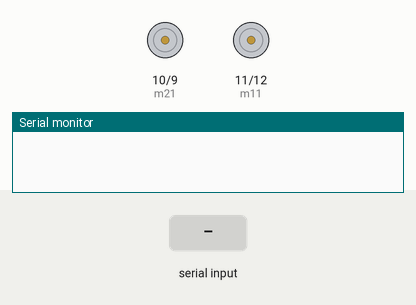
Recording of a sketch running on a simulated Arduino Uno, built with avr-gcc and run on an emulated ATmega328P. Shown: motor-driver pin pairs drawn as motors (green arrow = first pin HIGH = forward, orange = second pin HIGH = backward, longer = more drive), the last lines printed to the serial monitor. The inputs (shaded band) are chosen by the test bench.

Above: at 1.2 s.
1.3 s: "1" received over Serial
At 2.5 s:
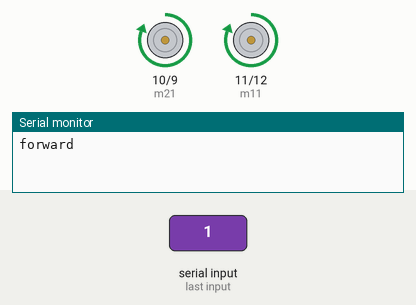
2.8 s: "2" received over Serial
At 3.8 s:
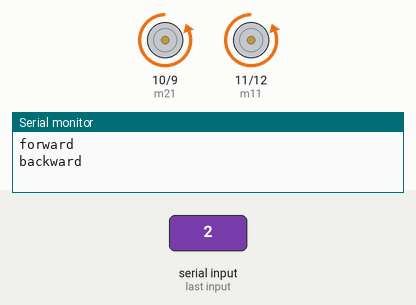
4.3 s: "4" received over Serial
At 5.0 s:
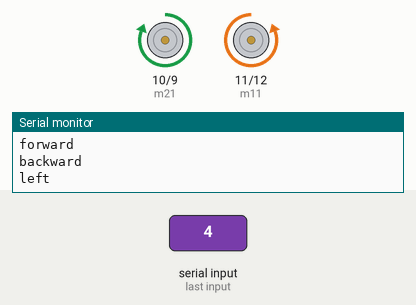
5.8 s: "5" received over Serial
At 6.1 s:
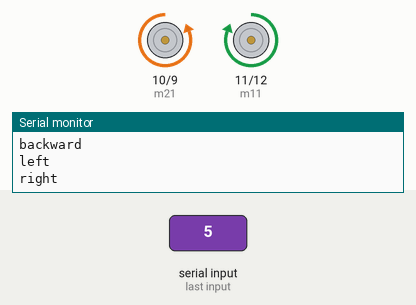
Timing chart, 0 to 8.3 s (numbered marks = the images above; inputs shaded):
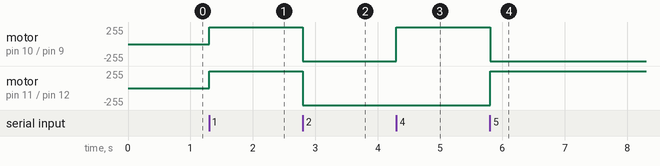

The sketch:

bluecar.ino
```cpp
#define m11 11
#define m12 12
#define m21 10
#define m22 9

void forward()
{
  digitalWrite(m11, HIGH);
  digitalWrite(m12, LOW);
  digitalWrite(m21, HIGH);
  digitalWrite(m22, LOW);
}
void backward()
{
  digitalWrite(m11, LOW);
  digitalWrite(m12, HIGH);
  digitalWrite(m21, LOW);
  digitalWrite(m22, HIGH);
}
void left()
{
  digitalWrite(m11, LOW);
  digitalWrite(m12, HIGH);
  digitalWrite(m21, HIGH);
  digitalWrite(m22, LOW);
}
void right()
{
  digitalWrite(m11, HIGH);
  digitalWrite(m12, LOW);
  digitalWrite(m21, LOW);
  digitalWrite(m22, HIGH);
}
void Stop()
{
  digitalWrite(m11, LOW);
  digitalWrite(m12, LOW);
  digitalWrite(m21, LOW);
  digitalWrite(m22, LOW);
}
void setup() {
  Serial.begin(9600);
  pinMode(m11, OUTPUT);
  pinMode(m12, OUTPUT);
  pinMode(m21, OUTPUT);
  pinMode(m22, OUTPUT);

}


void loop() {
  while(Serial.available())
  {
    char d = Serial.read();
    if (d=='1')
    {
      Serial.println("forward");
      forward();
    }
    else if (d=='2')
    {
      Serial.println("backward");
      backward();
    }
    else if (d=='3')
    {
      Serial.println("stop");
      Stop();
    }
     else if (d=='4')
    {
      Serial.println("left");
      left();
    }
     else if (d=='5')
    {
      Serial.println("right");
      right();
    }
  }
}
```

Measured:
- after the input at 1.3 s, motor on pin 10 (m21) / pin 9 (m22), motor on pin 11 (m11) / pin 12 (m12): stopped → forward 255/255 at once
- after the input at 2.8 s, motor on pin 10 (m21) / pin 9 (m22), motor on pin 11 (m11) / pin 12 (m12): forward 255/255 → backward 255/255 at once
- after the input at 4.3 s, motor on pin 10 (m21) / pin 9 (m22): backward 255/255 → forward 255/255 at once
- after the input at 5.8 s, motor on pin 10 (m21) / pin 9 (m22): forward 255/255 → backward 255/255 at once; motor on pin 11 (m11) / pin 12 (m12): backward 255/255 → forward 255/255 at once
